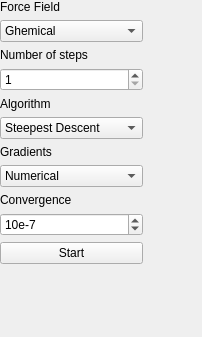
<ui version="4.0" >
 <class>AutoOptForceField</class>
 <widget class="QWidget" name="AutoOptForceField" >
  <property name="geometry" >
   <rect>
    <x>0</x>
    <y>0</y>
    <width>202</width>
    <height>337</height>
   </rect>
  </property>
  <property name="windowTitle" >
   <string>AutoOpt Force Field</string>
  </property>
  <widget class="QWidget" name="horizontalLayout" >
   <property name="geometry" >
    <rect>
     <x>0</x>
     <y>0</y>
     <width>201</width>
     <height>332</height>
    </rect>
   </property>
   <layout class="QHBoxLayout" >
    <item>
     <layout class="QVBoxLayout" >
      <item>
       <widget class="QLabel" name="label" >
        <property name="text" >
         <string>Force Field</string>
        </property>
       </widget>
      </item>
      <item>
       <widget class="QComboBox" name="ForceFieldComboBox" >
        <property name="sizePolicy" >
         <sizepolicy vsizetype="Fixed" hsizetype="Preferred" >
          <horstretch>0</horstretch>
          <verstretch>0</verstretch>
         </sizepolicy>
        </property>
        <item>
         <property name="text" >
          <string>Ghemical</string>
         </property>
        </item>
       </widget>
      </item>
      <item>
       <widget class="QLabel" name="label_2" >
        <property name="text" >
         <string>Number of steps</string>
        </property>
       </widget>
      </item>
      <item>
       <widget class="QSpinBox" name="StepsSpinBox" >
        <property name="sizePolicy" >
         <sizepolicy vsizetype="Fixed" hsizetype="Preferred" >
          <horstretch>0</horstretch>
          <verstretch>0</verstretch>
         </sizepolicy>
        </property>
        <property name="minimum" >
         <number>1</number>
        </property>
        <property name="maximum" >
         <number>5</number>
        </property>
        <property name="value" >
         <number>1</number>
        </property>
       </widget>
      </item>
      <item>
       <widget class="QLabel" name="label_3" >
        <property name="text" >
         <string>Algorithm</string>
        </property>
       </widget>
      </item>
      <item>
       <widget class="QComboBox" name="AlgorithmComboBox" >
        <item>
         <property name="text" >
          <string>Steepest Descent</string>
         </property>
        </item>
        <item>
         <property name="text" >
          <string>Conjugate Gradients</string>
         </property>
        </item>
       </widget>
      </item>
      <item>
       <widget class="QLabel" name="label_4" >
        <property name="text" >
         <string>Gradients</string>
        </property>
       </widget>
      </item>
      <item>
       <widget class="QComboBox" name="GradientsComboBox" >
        <item>
         <property name="text" >
          <string>Numerical</string>
         </property>
        </item>
        <item>
         <property name="text" >
          <string>Analytical</string>
         </property>
        </item>
       </widget>
      </item>
      <item>
       <widget class="QLabel" name="label_5" >
        <property name="text" >
         <string>Convergence</string>
        </property>
       </widget>
      </item>
      <item>
       <widget class="QSpinBox" name="ConvergenceSpinBox" >
        <property name="sizePolicy" >
         <sizepolicy vsizetype="Fixed" hsizetype="Preferred" >
          <horstretch>0</horstretch>
          <verstretch>0</verstretch>
         </sizepolicy>
        </property>
        <property name="suffix" >
         <string/>
        </property>
        <property name="prefix" >
         <string>10e-</string>
        </property>
        <property name="minimum" >
         <number>2</number>
        </property>
        <property name="maximum" >
         <number>10</number>
        </property>
        <property name="value" >
         <number>7</number>
        </property>
       </widget>
      </item>
      <item>
       <widget class="QPushButton" name="m_buttonStartStop" >
        <property name="text" >
         <string>Start</string>
        </property>
       </widget>
      </item>
      <item>
       <spacer>
        <property name="orientation" >
         <enum>Qt::Vertical</enum>
        </property>
        <property name="sizeHint" >
         <size>
          <width>20</width>
          <height>40</height>
         </size>
        </property>
       </spacer>
      </item>
     </layout>
    </item>
    <item>
     <spacer>
      <property name="orientation" >
       <enum>Qt::Horizontal</enum>
      </property>
      <property name="sizeHint" >
       <size>
        <width>40</width>
        <height>20</height>
       </size>
      </property>
     </spacer>
    </item>
   </layout>
  </widget>
 </widget>
 <resources/>
 <connections/>
</ui>
